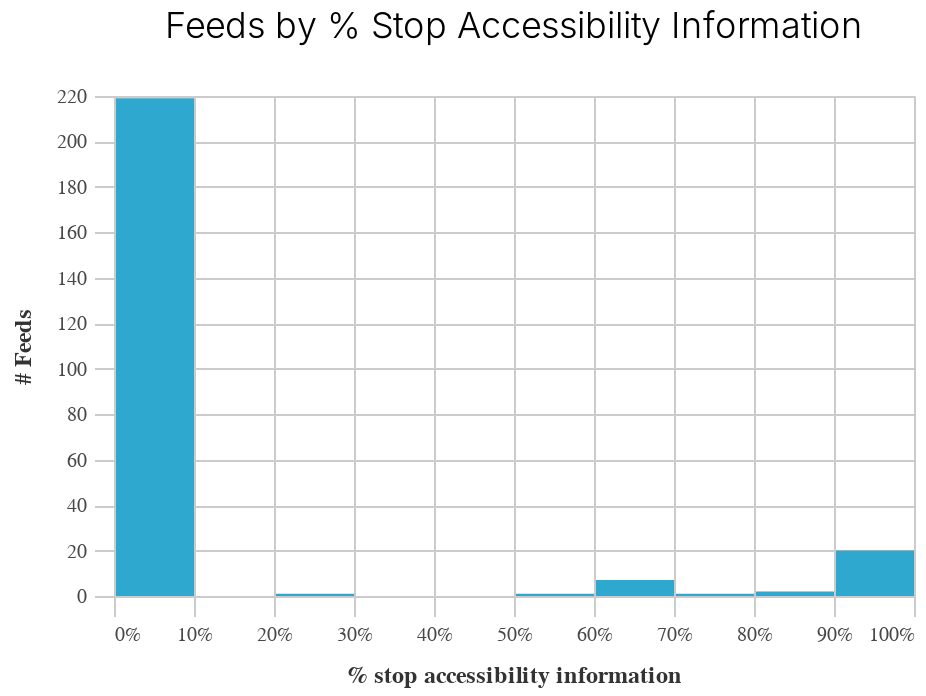

The code cell stored with this chart in its notebook:
### Markdown cell above
### Stops - % with Accessibility Info (not unknown)

Histogram shows distribution of feeds by % of stop accessibility info.

### Code cell
# https://gtfs.org/reference/static/#stopstxt
# 0 is unknown; 1 is accessible; 2 is not accessible
STOPS_VALUES_DICT = {
    "unknown": 0,
    "0": 0, 
    "1": 1,
    "2": 1,
}

GROUP_COLS = ["calitp_itp_id", "calitp_url_number"]

stops = warehouse_queries.stops >> collect()
stops = categorize_values(stops, "wheelchair_boarding", 
                           values_dict = STOPS_VALUES_DICT, 
                           new_colname = "has_stop_accessibility")

stops = summarize_metric_for_operator(stops, 
                              group_cols = GROUP_COLS, 
                              denominator = "stop_id", 
                              numerator = "has_stop_accessibility")

make_histogram(stops, "pct_has_stop_accessibility")

### Figure 1 — Vega-Lite specification as saved in the notebook (floating-point values rounded to 4 significant figures; data arrays with more than 128 entries replaced by an {"elided": "..."} marker saying what was removed)
{"config": {"view": {"continuousWidth": 400, "continuousHeight": 300}, "axis": {"domainColor": "#cbcbcb", "grid": true, "gridColor": "#cbcbcb", "gridWidth": 1, "labelColor": "#474747", "labelFont": "Nunito Sans", "labelFontSize": 10, "labelPadding": 4, "tickColor": "#cbcbcb", "tickSize": 10, "titleColor": "#333", "titleFont": "Raleway", "titleFontSize": 12, "titlePadding": 10}, "axisBand": {"grid": false}, "background": "white", "font": "Raleway", "header": {"labelFont": "Nunito Sans", "titleFont": "Raleway"}, "legend": {"labelColor": "#333", "labelFont": "Nunito Sans", "labelFontSize": 11, "labelLimit": 0, "padding": 1, "symbolSize": 30, "symbolType": "square", "titleColor": "#333", "titleFont": "Raleway", "titleFontSize": 14, "titlePadding": 10}, "title": {"anchor": "middle", "font": "Raleway", "fontSize": 18, "fontWeight": 300, "offset": 20}}, "data": {"name": "data-7ff93cba4f860abe285ada658eec31ac"}, "mark": "bar", "encoding": {"color": {"value": "#2EA8CE"}, "tooltip": [{"bin": true, "field": "pct_has_stop_accessibility", "title": "bin", "type": "quantitative"}, {"aggregate": "count", "title": "count", "type": "quantitative"}], "x": {"axis": {"format": "%"}, "bin": true, "field": "pct_has_stop_accessibility", "title": "% stop accessibility information", "type": "quantitative"}, "y": {"aggregate": "count", "title": "# Feeds", "type": "quantitative"}}, "height": 250, "selection": {"selector001": {"type": "interval", "bind": "scales", "encodings": ["x", "y"]}}, "title": "Feeds by % Stop Accessibility Information", "width": 400, "$schema": "https://vega.github.io/schema/vega-lite/v4.17.0.json", "datasets": {"data-7ff93cba4f860abe285ada658eec31ac": {"elided": "251 records"}}}
